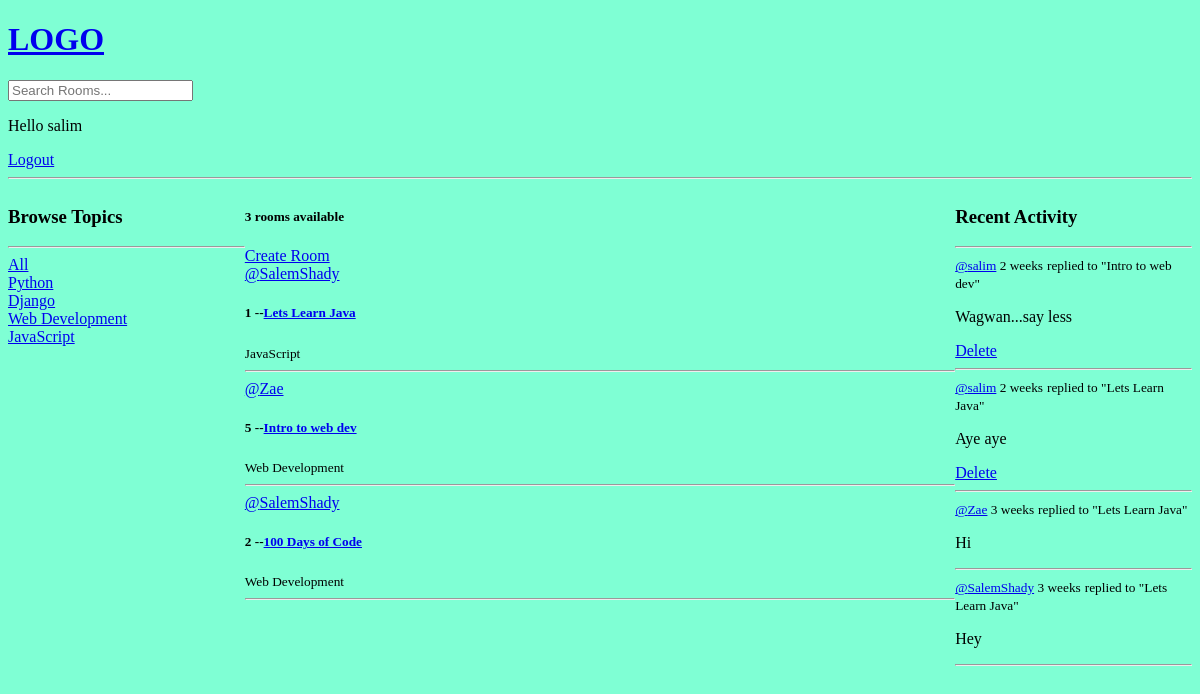
The app's page / (signed in), older data.
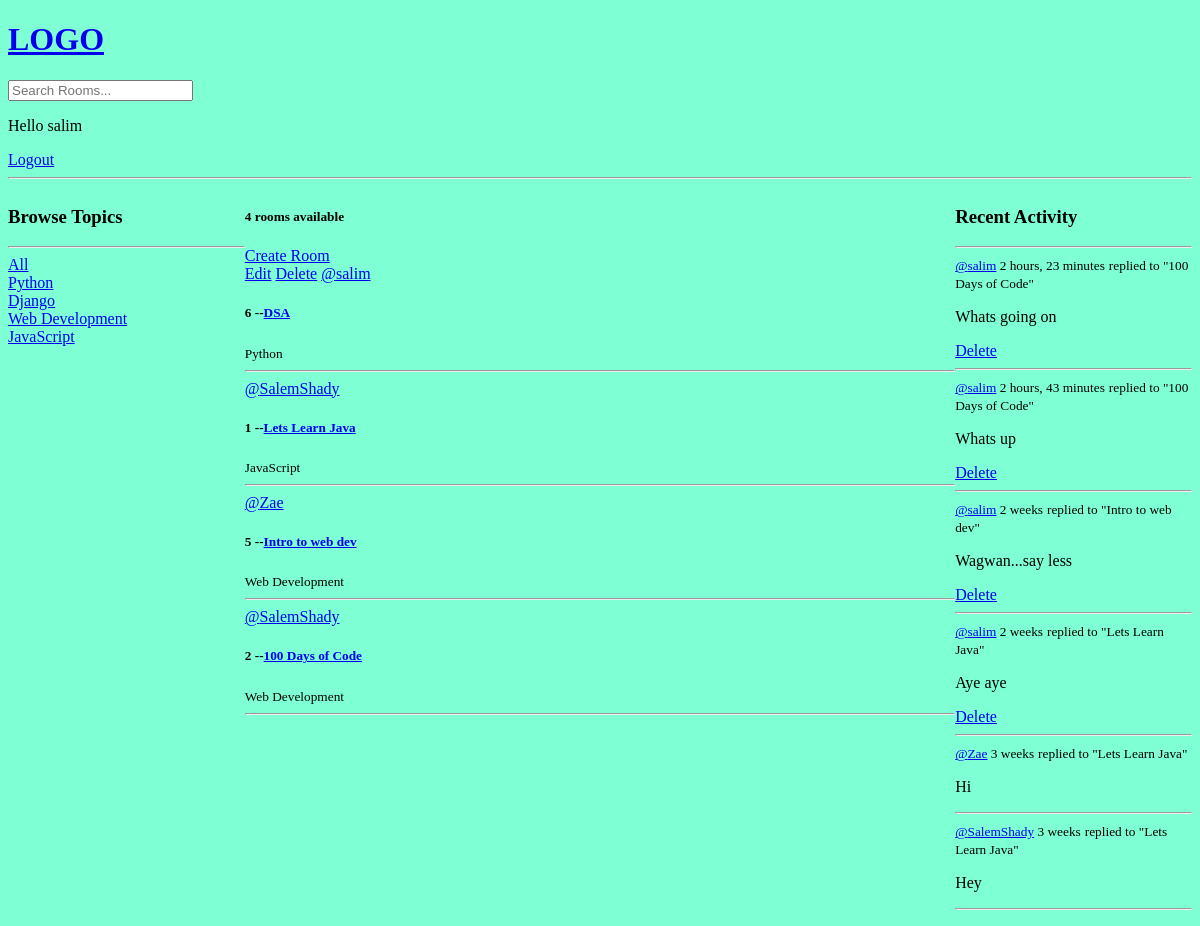
The same page, newer data.
### base/models.py (models this page shows, shortened)
class Topic(models.Model):
    name=models.CharField(max_length=200)

class Room(models.Model):
    host= models.ForeignKey(User, on_delete=models.SET_NULL, null=True)
    topic=  models.ForeignKey(Topic, on_delete=models.SET_NULL, null=True)
    name= models.CharField(max_length=200)
    description =models.TextField(null=True, blank=True)
    participants = models.ManyToManyField(User, related_name='participantss', blank=True)
    updated = models.DateTimeField(auto_now=True)
    created = models.DateTimeField(auto_now_add=True)
    class Meta:
         ordering = ['-updated', '-created']
    def __str__(self):
        return self.name

class Message(models.Model):
        user= models.ForeignKey(User, on_delete=models.CASCADE)
        room = models.ForeignKey(Room, on_delete=models.CASCADE)
        body = models.TextField()
        updated = models.DateTimeField(auto_now=True)
        created = models.DateTimeField(auto_now_add=True)
        class Meta:
            ordering = ['-updated', '-created']
        def __str__(self):
            return self.body[0:50]

### base/views.py (the view)
# urls.py: path('', views.home, name="home"),
def home(request):
    q=request.GET.get('q') if request.GET.get('q') !=None else ''
    rooms = Room.objects.filter(
        Q(topic__name__icontains=q) |
        Q(name__icontains=q) |
        Q(description__icontains=q)
    )
    topics= Topic.objects.all()
    room_count = rooms.count()
    room_messages = Message.objects.filter(Q(room__topic__name__icontains=q))
    context = {'rooms': rooms, 'topics': topics, 'room_count': room_count, 'room_messages': room_messages}
    return render(request, 'base/home.html', context )

### base/templates/base/home.html (shortened to what this page needs)
{% extends 'main.html' %}
{% block content %}
<div class=" home-container">
    <div>
        {% include 'base/topics_component.html' %}
    </div>
    <div>
        <h5>{{room_count}} rooms available</h5>
        <a href="{% url 'create-room' %}">Create Room</a>
        <div>
            {% include 'base/feed_component.html' %}
        </div>
    </div>
    <div>
        {% include 'base/activity_component.html' %}
    </div>
</div>
{% endblock content  %}

### base/templates/base/topics_component.html
<h3>Browse Topics</h3>
<hr>
<div>
    <a href="{% url 'home' %}">All</a>
</div>
{% for topic in topics %}
    <div>
        <a href="{% url 'home' %}?q={{topic.name}}">{{topic.name}}</a>
    </div>
{% endfor %}

### base/templates/base/feed_component.html
{% for room in rooms%}
                <div>
                    {% if request.user == room.host %}
                    <a href="{% url 'update-room' room.id %}">Edit</a>
                    <a href="{% url 'delete-room' room.id %}">Delete</a>
                    {% endif %}
                    <a href="{% url 'user-profile' room.host.id %}">@{{room.host.username}}</a>
                    <h5>{{room.id}} --<a href="{% url 'room' room.id %}">{{room.name}}</a></h5>
                    <small>{{room.topic.name}}</small>
                    <hr>
                </div>
            {% endfor%}

### base/templates/base/activity_component.html
<h3>Recent Activity</h3>
<hr>
{% for message in room_messages %}
    <div>
        <small><a href="{% url 'user-profile' message.user.id %}">@{{message.user}}</a> {{message.created|timesince}}</small>
        <small>replied to "{{message.room}}"</small>
        <p>{{message}}</p>
        {% if request.user == message.user %}
        <a href="{% url 'delete-message' message.id %}">Delete</a>
        {% endif %}
        <hr>
    </div>
{% endfor %}

Row changes from the older to the newer data that the page shows:
added Room: shows "Edit", host.username "salim", id "6", name "DSA", topic.name "Python"
added Message: user "salim", created "2 hours, 23 minutes", room "100 Days of Code", body "Whats going on", shows "Delete"
added Message: user "salim", created "2 hours, 43 minutes", room "100 Days of Code", body "Whats up", shows "Delete"
Text that changed along with them:
{{ room_count }}: "3" → "4"
